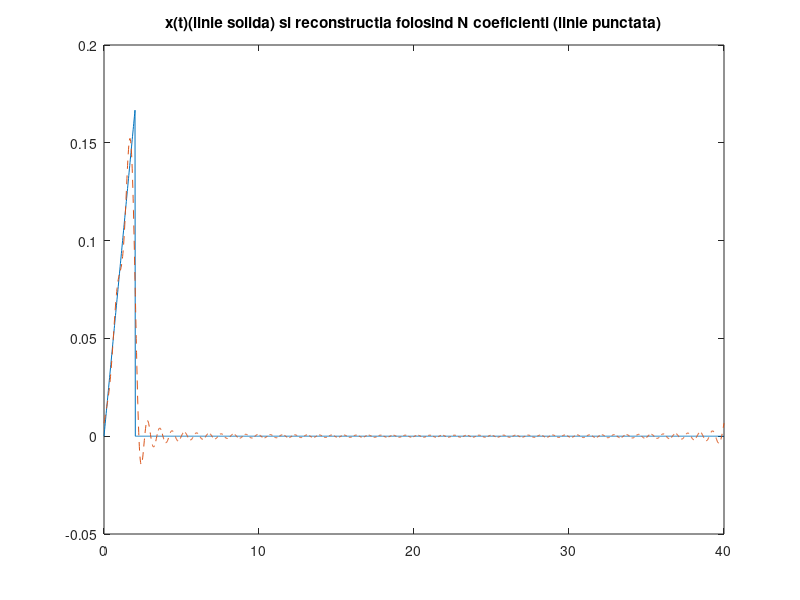
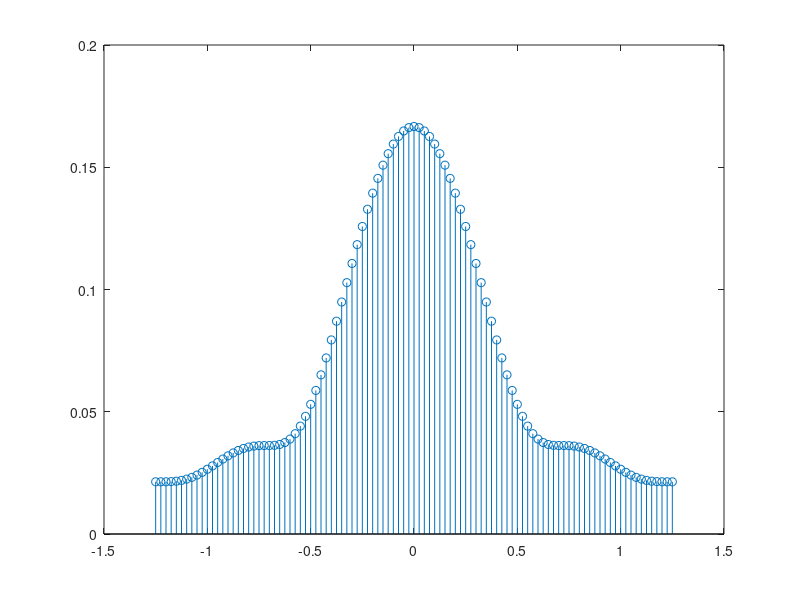

Reproduce these figures in MATLAB, in order.

P=40; 
D=2; 
w0=2*pi/P; 
t_tr=0:0.02:D;
x_tr= sawtooth((pi/12)*t_tr,0.5)/2+0.5; 
t = 0:0.02:P; 
x = zeros(1,length(t)); 
x(t<=D)=x_tr; 
figure(1);
plot(t,x); 
title('x(t)(linie solida) si reconstructia folosind N coeficienti (linie punctata)');
hold on;


for k=-50:50
    x_t = x_tr;
    x_t = x_t .* exp(-j*k*w0*t_tr); 
    X(k+51)=0; 
    for i = 1: length(t_tr)-1
        X(k+51) = X(k+51) + (t_tr(i+1)-t_tr(i))* (x_t(i)+x_t(i+1))/2; 
    end
end
    


for i = 1: length(t)
    x_finit(i) = 0;
    for k=-50:50
        x_finit(i) = x_finit(i) + (1/P)*X(k+51)*exp(j*k*w0*t(i)); 
    end
end
plot(t,x_finit,'--'); 
figure(2);
w=-50*w0:w0:50*w0; 
stem(w/(2*pi),abs(X)); 

